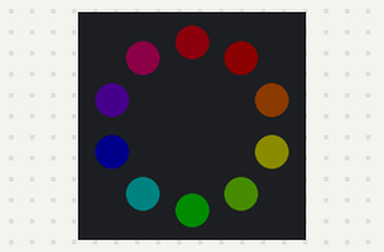
Simulated run of this program. Board: Circuit Playground running CircuitPython. Shown: the board's ring of 10 RGB LEDs (number 0 left of the top, counting anticlockwise). Dim RGB values are drawn brighter than linear.

Above: at 0.1 s.
At 1.1 s:
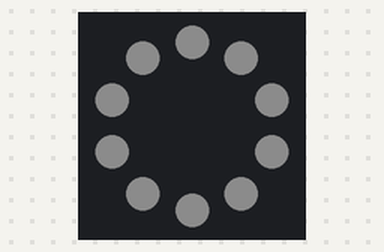
At 2.1 s:
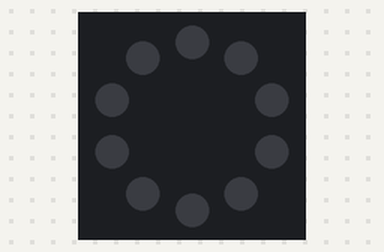

Measured:
- by itself, everything shown: repeats every 3.0 s, in 3 steps
- what the display in image 1 shows lasts 1.0 s, from 1.0 s to 2.0 s

The program:

NeoPixels.py
```python
from adafruit_circuitplayground import cp
import time

def setup():
    # assign all of the pixels to the variable led
    led = cp.pixels
    return led

def neopixels():
    # assign all of the pixels to the variable led
    led = setup()
    # set the pixel brightness on a scale from 0 to 1
    led.brightness = 0.05

    while True:
        # Set each of the NeoPixels to a different color
        # Each NeoPixelhas a red, green, and blue value
        # represented by the (#, #, #) tuples below.
        # Each color can have a value between 0 and 255
        led[0] = (255, 0, 125)
        led[1] = (125, 0, 255)
        led[2] = (0, 0, 255)
        led[3] = (0, 125, 125)
        led[4] = (0, 255, 0)
        led[5] = (125, 255, 0)
        led[6] = (255, 255, 0)
        led[7] = (255, 100, 0)
        led[8] = (255, 0, 0)
        led[9] = (255, 0, 25)

        time.sleep(1) # Waits 1 second.

        led.fill((255, 255, 255)) # turns on all lights with specified RGB values

        time.sleep(1)

        led.fill(0) # turns all NeoPixels off

        time.sleep(1)

def main():
    neopixels()

main()
```
